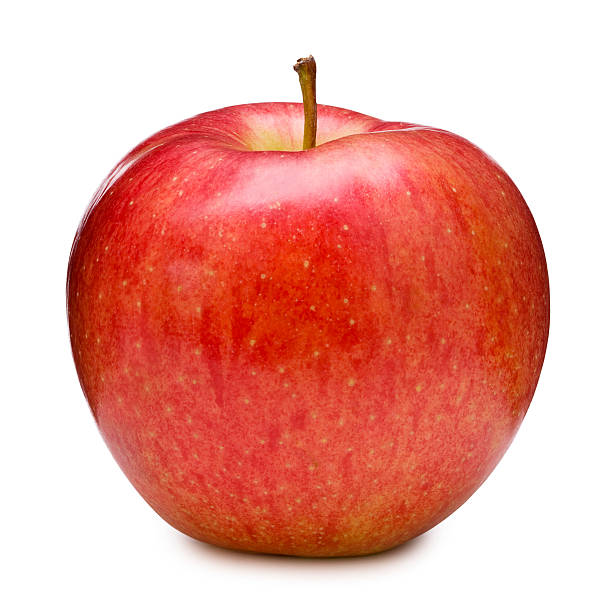
#> input picture dataset/Apples/apple1.jpg, 612 x 612 px; its folder holds only this picture in this run
$ python show_apple_features.py
#> lines starting #> are read from the running program, lines starting #| are printed output that depends on the picture; after the words box and inside, x2 and y2 are one past the last pixel; in counts of white or black regions, pixels touching at a corner belong together; long printed decimals are rounded
### get_color_channels.py
import numpy as np

def get_color_channels(image: np.ndarray):
    red, green, blu = image[..., 0], image[..., 1], image[..., 2]
    return red, green, blu

def get_normalized_colors(image: np.ndarray):
    red, green, blue = get_color_channels(image)
    red_mean = np.mean(red)
    green_mean = np.mean(green)
    blue_mean = np.mean(blue)
    normalized_red = red_mean / (red_mean + green_mean + blue_mean)
    normalized_green = green_mean / (red_mean + green_mean + blue_mean)
    normalized_blue = blue_mean / (red_mean + green_mean + blue_mean)
    return normalized_red, normalized_green, normalized_blue

### image_segmentation.py
from PIL import Image

def image_segmentation(image: Image):
    image = image.convert("L")
    threshold = 200
    image_threshold = image.point(lambda x: 255 if x > threshold else 0)
    return image_threshold

### convolution.py
import numpy as np


def convolution(image: np.ndarray, kernel: list | tuple) -> np.ndarray:
    if len(image.shape) == 3:
        m_i, n_i, c_i = image.shape
    elif len(image.shape) == 2:
        image = image[..., np.newaxis]
        m_i, n_i, c_i = image.shape
    else:
        raise Exception('Shape of image not supported')
    m_k, n_k = kernel.shape
    y_strides = m_i - m_k + 1
    x_strides = n_i - n_k + 1
    img = image.copy()
    output_shape = (m_i-m_k+1, n_i-n_k+1, c_i)
    output = np.zeros(output_shape, dtype=np.float32)
    count = 0
    output_tmp = output.reshape((output_shape[0] * output_shape[1], output_shape[2]))
    for i in range(y_strides):
        for j in range(x_strides):
            for c in range(c_i):
                sub_matrix = img[i:i+m_k, j:j+n_k, c]
                output_tmp[count, c] = np.sum(sub_matrix * kernel)
            count += 1
    output = output_tmp.reshape(output_shape)
    return output

### mced.py
from sobel_edge_detection import sobel_edge_detection
from non_max_suppression import non_max_suppression
from threshold_hysteresis import threshold_hysteresis
import numpy as np
from gaussian_blur import gaussianBlur
from to_gray import togray


def mced(image: np.ndarray, sigma: int | float, filter_shape, lowthreshold: float | int = 0.05, highthreshold: float | int = 0.09):
    blurred = gaussianBlur(image, sigma, filter_shape=filter_shape)[1] / 255
    squeezed_blurred = np.squeeze(blurred)
    padded = np.pad(squeezed_blurred, pad_width=1)
    G, theta = sobel_edge_detection(padded, "absolute")
    img = non_max_suppression(G, theta)
    img = threshold_hysteresis(img, lowthreshold, lowthreshold * 1.562)
    return img

### sobel_edge_detection.py
import numpy as np
from convolution import convolution


def sobel_edge_detection(image: np.ndarray, magnitude="euclidean"):
    Kx = np.array(
        [[-1, 0, 1],
         [-2, 0, 2],
         [-1, 0, 1]], np.float32
    )
    Ky = np.array(
        [[1, 2, 1],
         [0, 0, 0],
         [-1, -2, -1]], np.float32
    )
    Ix = convolution(image, Kx)
    Iy = convolution(image, Ky)
    G = None
    if magnitude == "euclidean":
        G = np.hypot(Ix, Iy)
    elif magnitude == "absolute":
        G = np.absolute(Ix) + np.absolute(Iy)
    G = G / G.max() * 255
    theta = np.arctan2(Iy, Ix)
    return np.squeeze(G), np.squeeze(theta)

### non_max_suppression.py
import numpy as np

def non_max_suppression(img, theta):
    M, N = img.shape
    Z = np.zeros((M, N), dtype=np.int32)
    angle = theta * 180. / np.pi
    angle[angle < 0] += 180
    for i in range(1, M-1):
        for j in range(1, N-1):
            q = 255
            r = 255
            if (0 <= angle[i, j] < 22.5) or (157.5 <= angle[i, j] <= 180):
                r = img[i, j-1]
                q = img[i, j+1]
            elif (22.5 <= angle[i, j] < 67.5):
                r = img[i-1, j+1]
                q = img[i+1, j-1]
            elif (67.5 <= angle[i, j] < 112.5):
                r = img[i-1, j]
                q = img[i+1, j]
            elif (112.5 <= angle[i, j] < 157.5):
                r = img[i+1, j+1]
                q = img[i-1, j-1]
            if (img[i, j] >= q) and (img[i, j] >= r):
                Z[i, j] = img[i, j]
            else:
                Z[i, j] = 0
    return Z

### threshold_hysteresis.py
import numpy as np

def threshold_hysteresis(img: np.ndarray, lowThresholdRatio=0.05, highThresholdRatio=0.09, weak=np.int32(25)):
    highThreshold = img.max() * highThresholdRatio
    lowThreshold = highThreshold * lowThresholdRatio
    M, N = img.shape
    res = np.zeros((M, N), dtype=np.int32)
    strong = np.int32(255)
    zeros = np.int32(0)
    zeros_i, zeros_j = np.where(img < lowThreshold)
    strong_i, strong_j = np.where(img >= highThreshold)
    weak_i, weak_j = np.where((img <= highThreshold) & (img >= lowThreshold))
    res[strong_i, strong_j] = strong
    res[weak_i, weak_j] = weak
    res[zeros_i, zeros_j] = zeros
    for i in range(1, M-1):
        for j in range(1, N-1):
            if (res[i, j] == weak):
                if (
                    (res[i+1, j-1] == strong) or (res[i+1, j] == strong) or
                    (res[i+1, j+1] == strong) or (res[i, j-1] == strong) or
                    (res[i, j+1] == strong) or (res[i-1, j-1] == strong) or
                    (res[i-1, j] == strong) or (res[i-1, j+1] == strong)
                ):
                    res[i, j] = strong
                else:
                    res[i, j] = 0
    return res

### get_center.py
import numpy as np
import math


def get_center(image: np.ndarray):
    height, width = image.shape
    return (math.floor(width / 2), math.floor(height / 2))

### get_average_radius.py
import numpy as np
import math

def get_average_radius(image: np.ndarray, x_center: int, y_center: int):
    coordinates = np.argwhere(image == 255)
    average_radius = 0
    for coordinate in coordinates:
        average_radius += math.sqrt((coordinate[0] - x_center)**2 + (coordinate[1] - y_center)**2)
    average_radius /= coordinates.shape[0]
    return average_radius

### gaussian_blur.py
import numpy as np
from convolution import convolution


def gaussianBlur(img: np.ndarray, sigma: float | int, filter_shape: list | tuple | None = None):
    if filter_shape == None:
        _ = 2 * int(4 * sigma + 0.5) + 1
        filter_shape = [_, _]
    gaussian_filter = np.zeros((filter_shape[0], filter_shape[1]), np.float32)
    size_y = filter_shape[0] // 2
    size_x = filter_shape[1] // 2
    x, y = np.mgrid[-size_y:size_y+1, -size_x:size_x+1]
    normal = 1 / (2.0 * np.pi * sigma**2)
    gaussian_filter = np.exp(-((x**2 + y**2) / (2.0*sigma**2))) * normal
    filtered = convolution(img, gaussian_filter)
    return gaussian_filter, filtered.astype(np.uint8)

### fruit_recognition.py
#th_green_intensity dovrebbe essere pari all'intensità di verde della mela verde con valore minore
#th_lower_radius e th_upper_radius intervallo diametri delle arance
#th_lower_intensity_diff è pari al valore minimo di diff delle arance th_upper_intensity_diff valore massimo ricavato dalle arance
def fruit_recognition(green_intensity, red_intensity, average_radius, th_green_intensity, th_lower_radius,
                      th_upper_radius, th_lower_intensity_diff, th_upper_intensity_diff):
    print("th_lower_radius: ", th_lower_radius)
    print("th_upper_radius: ", th_upper_radius)
    print("th_lower_intensity_diff: ", th_lower_intensity_diff)
    print("th_upper_intensity_diff: ", th_upper_intensity_diff)
    if green_intensity > red_intensity:
        if green_intensity < th_green_intensity:
            return "Orange Class"
        else:
            return "Apple Class"
    else:
        if th_lower_radius <= average_radius and average_radius <= th_upper_radius and th_lower_intensity_diff <= red_intensity - green_intensity and red_intensity - green_intensity <= th_upper_intensity_diff:
            return "Orange Class"
        else:
            return "Apple Class"

### show_apple_features.py
import numpy as np
from PIL import Image, ImageOps
import matplotlib.pyplot as plt
from image_segmentation import image_segmentation
from get_color_channels import get_normalized_colors
from mced import mced
from get_center import get_center
from get_average_radius import get_average_radius
from os import listdir
from os.path import isfile, join
from ced import ced
from fruit_recognition import fruit_recognition

path = "./dataset/Apples"
files = [f for f in listdir(path) if isfile(join(path, f))]
for filename in files:
    print("")
    print("File: ", filename, "--------------------")
    img = Image.open(path + "/" + filename)
#> img is the input picture: PIL image 612x612 RGB; mean R, G, B 234.1, 167.1, 157.2
    img = img.resize((251, 251))
#> img: PIL image 251x251 RGB
    grayscale_image = ImageOps.grayscale(img)
    red, green, blue = get_normalized_colors(np.array(img))
#> in get_color_channels, `red, green, blu = image[..., 0], image[..., 1], image[..., 2]`:
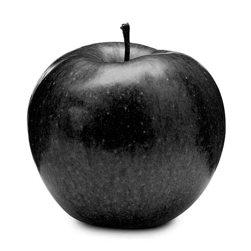
#> blu: shape (251, 251); min 0, max 255, mean 157.2
#> in get_normalized_colors, `red_mean = np.mean(red)`: red_mean = 234.1
#> in get_normalized_colors, `green_mean = np.mean(green)`: green_mean = 167.1
#> in get_normalized_colors, `blue_mean = np.mean(blue)`: blue_mean = 157.2
#> in get_normalized_colors, `normalized_red = red_mean / (red_mean + green_mean + blue_mean)`: normalized_red = 0.419
#> in get_normalized_colors, `normalized_green = green_mean / (red_mean + green_mean + blue_mean)`: normalized_green = 0.299
#> in get_normalized_colors, `normalized_blue = blue_mean / (red_mean + green_mean + blue_mean)`: normalized_blue = 0.282
#> red = 0.419; green = 0.299; blue = 0.282
    print("Red intensity: ", red)
#| Red intensity:  0.4193
    print("Green intensity: ", green)
#| Green intensity:  0.2992
    print("Red intensity - Green intensity: ", red - green)
#| Red intensity - Green intensity:  0.1201
    segmented_image = image_segmentation(grayscale_image)
#> in image_segmentation, `image_threshold = image.point(lambda x: 255 if x > threshold else 0)`:
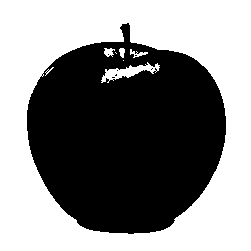
#> image_threshold: PIL image 251x251 L; 52.4% white; 7 black regions (6 under 20 px), largest, box (x1, y1, x2, y2) and area: (27, 23, 226, 234) 29988
    res = mced(np.array(segmented_image), 1.5, (10, 10))
#> after the loop in convolution, `for i in range(y_strides):`: count = 58081
#> in mced, `padded = np.pad(squeezed_blurred, pad_width=1)`:
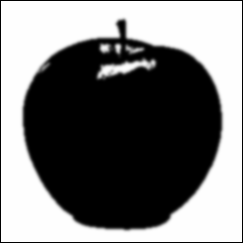
#> padded: shape (243, 243) float64; min 0, max 0.996, mean 0.474
#> in convolution (call 2), `output = output_tmp.reshape(output_shape)`:
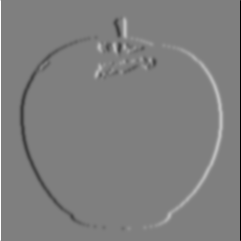
#> output: shape (241, 241, 1) float32; min -3.98, max 3.98, mean -1.68e-10; drawn with min black and max white
#> in non_max_suppression, `angle[angle < 0] += 180`:
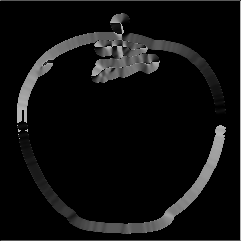
#> angle: shape (241, 241) float32; min 0, max 180, mean 15.3
#> after the loop in non_max_suppression, `for i in range(1, M-1):`:
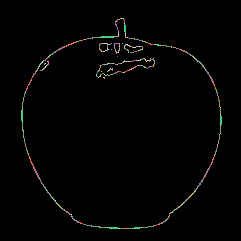
#> Z: shape (241, 241) int32; 83 distinct labels, from 0 to 116; one colour per label, 0 black
#> in threshold_hysteresis, `highThreshold = img.max() * highThresholdRatio`: highThreshold = 9.06
#> in threshold_hysteresis, `lowThreshold = highThreshold * lowThresholdRatio`: lowThreshold = 0.453
#> in threshold_hysteresis, `strong_i, strong_j = np.where(img >= highThreshold)`: strong_i = 1177 values from 18 to 228; strong_j = 1177 values, max 221 at index 726, min 21 at index 705, mean 119.7
#> in threshold_hysteresis, `weak_i, weak_j = np.where((img <= highThreshold) & (img >= lowThreshol..`: weak_i = empty array
#> in threshold_hysteresis, `res[weak_i, weak_j] = weak`:
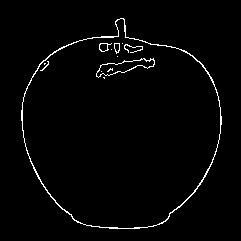
#> res: shape (241, 241) int32; 2% white in thin lines or dots, all inside (x1, y1, x2, y2) = (21, 18, 222, 229)
    (x_center, y_center) = get_center(res)
#> x_center = 120; y_center = 120
    average_radius = get_average_radius(res, x_center, y_center)
#> in get_average_radius, `coordinates = np.argwhere(image == 255)`: coordinates = 1177 pairs, first value 18 to 228, second value 21 to 221
#> the loop in get_average_radius, `for coordinate in coordinates:` made 1177 passes
#> (coordinate, average_radius) on passes 1 to 3: ([18, 120], 102), ([18, 121], 204), ([18, 122], 306)
#> after the loop in get_average_radius, `for coordinate in coordinates:`: average_radius = 106121.5
#> in get_average_radius, `average_radius /= coordinates.shape[0]`: average_radius = 90.16
#> average_radius = 90.16
    print("Average radius: ", average_radius)
#| Average radius:  90.163
    print(fruit_recognition(green, red, average_radius, 0.34123, 70, 90, 0, 0.11))
#| Apple Class

$ run again, on dataset/Apples/apple5.jpg
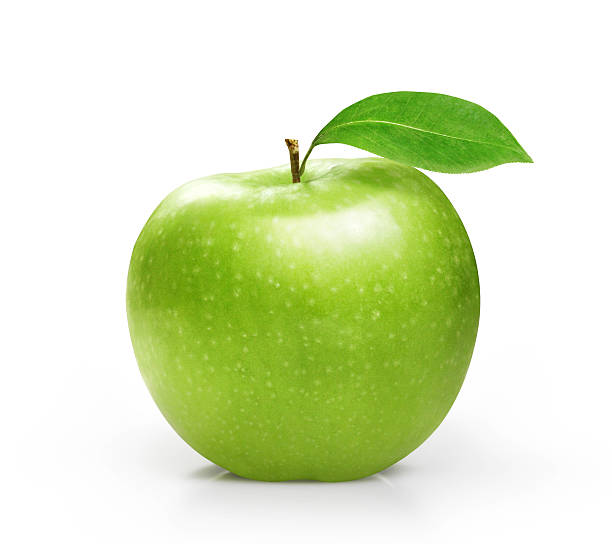
#> input picture dataset/Apples/apple5.jpg, 612 x 544 px
#> img is the input picture: PIL image 612x544 RGB; mean R, G, B 218.2, 230.9, 190.4
#> img: PIL image 251x251 RGB
#> red_mean = 218.2
#> green_mean = 230.9
#> blue_mean = 190.4
#> normalized_red = 0.341
#> normalized_green = 0.361
#> normalized_blue = 0.298
#> `red, green, blue = get_normalized_colors(np.array(img))`: red = 0.341; green = 0.361; blue = 0.298
#| Red intensity:  0.3412
#| Green intensity:  0.361
#| Red intensity - Green intensity:  -0.01974
#> in image_segmentation, `image_threshold = image.point(lambda x: 255 if x > threshold else 0)`:
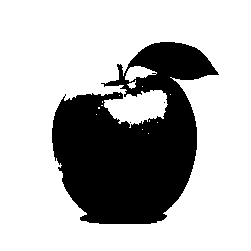
#> image_threshold: PIL image 251x251 L; 71.6% white; 3 black regions (2 under 20 px), largest, box (x1, y1, x2, y2) and area: (52, 42, 219, 224) 17908
#> after the loop in convolution, `for i in range(y_strides):`: count = 58081
#> highThreshold = 9.06
#> lowThreshold = 0.453
#> strong_i = 1259 values from 36 to 219; strong_j = 1259 values, max 213 at index 239, min 46 at index 854, mean 130
#> weak_i = 54 values from 79 to 130; weak_j = 54 values, max 167 at index 11, min 89 at index 16, mean 132.4
#> after the loop in threshold_hysteresis, `for i in range(1, M-1):`:
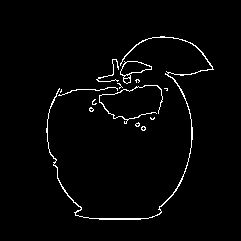
#> res: shape (241, 241) int32; 2.3% white in thin lines or dots, all inside (x1, y1, x2, y2) = (46, 36, 214, 220)
#> x_center = 120
#> coordinates = 1311 pairs, first value 36 to 219, second value 46 to 213
#> the loop in get_average_radius, `for coordinate in coordinates:` made 1311 passes
#> (coordinate, average_radius) on passes 1 to 3: ([36, 160], 93.04), ([36, 161], 186.5), ([36, 162], 280.4)
#> after the loop in get_average_radius, `for coordinate in coordinates:`: average_radius = 86289.4
#> in get_average_radius, `average_radius /= coordinates.shape[0]`: average_radius = 65.82
#| Average radius:  65.820
#| Apple Class

$ run again, on dataset/Apples/apple6.jpg
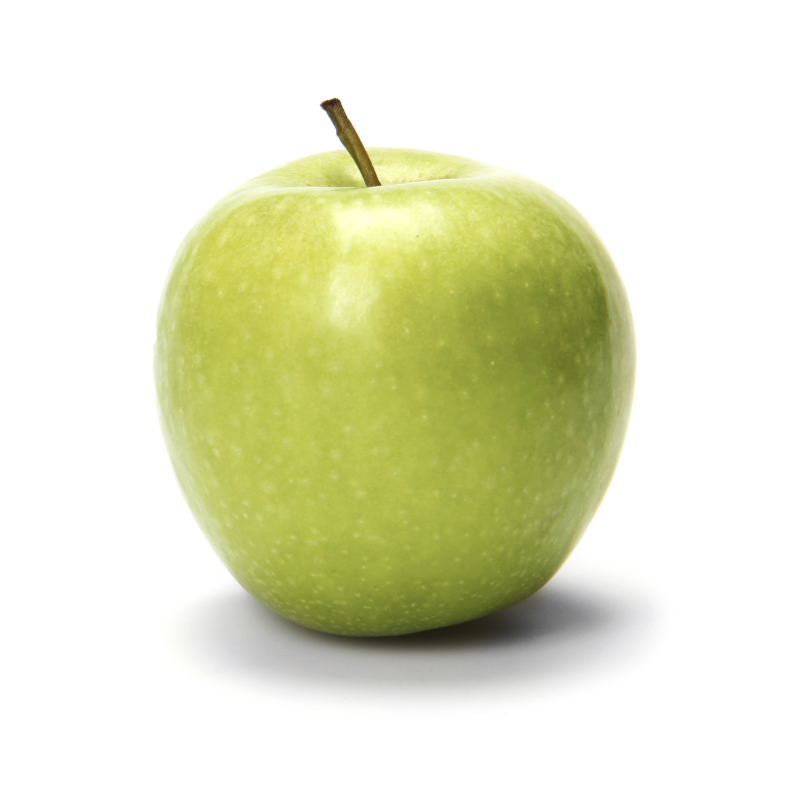
#> input picture dataset/Apples/apple6.jpg, 2400 x 2400 px (shown at 1/3 size)
#> img is the input picture: PIL image 2400x2400 RGB; mean R, G, B 228, 230.2, 201.5
#> img: PIL image 251x251 RGB
#> red_mean = 228
#> green_mean = 230.2
#> blue_mean = 201.5
#> normalized_red = 0.346
#> normalized_green = 0.349
#> normalized_blue = 0.305
#> `red, green, blue = get_normalized_colors(np.array(img))`: red = 0.346; green = 0.349; blue = 0.305
#| Red intensity:  0.3456
#| Green intensity:  0.349
#| Red intensity - Green intensity:  -0.003341
#> in image_segmentation, `image_threshold = image.point(lambda x: 255 if x > threshold else 0)`:
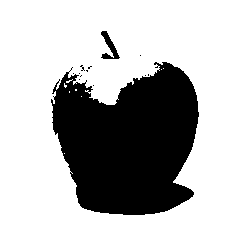
#> image_threshold: PIL image 251x251 L; 73.4% white; 13 black regions (11 under 20 px), largest, box (x1, y1, x2, y2) and area: (51, 62, 199, 215) 16528, (101, 31, 120, 59) 218
#> after the loop in convolution, `for i in range(y_strides):`: count = 58081
#> highThreshold = 9.06
#> lowThreshold = 0.453
#> strong_i = 1027 values from 26 to 210; strong_j = 1027 values, max 193 at index 613, min 45 at index 554, mean 112.7
#> weak_i = 25 values from 48 to 93; weak_j = 25 values, max 137 at index 4, min 64 at index 13, mean 104
#> after the loop in threshold_hysteresis, `for i in range(1, M-1):`:
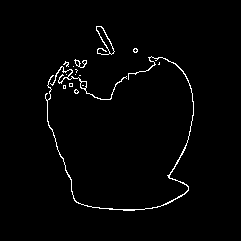
#> res: shape (241, 241) int32; 1.8% white in thin lines or dots, all inside (x1, y1, x2, y2) = (45, 26, 194, 211)
#> x_center = 120
#> coordinates = 1049 pairs, first value 26 to 210, second value 45 to 193
#> the loop in get_average_radius, `for coordinate in coordinates:` made 1049 passes
#> (coordinate, average_radius) on passes 1 to 3: ([26, 96], 97.02), ([26, 97], 193.8), ([26, 98], 290.3)
#> after the loop in get_average_radius, `for coordinate in coordinates:`: average_radius = 76346.6
#> in get_average_radius, `average_radius /= coordinates.shape[0]`: average_radius = 72.78
#| Average radius:  72.780
#| Apple Class

$ run again, on dataset/Apples/apple2.jpg
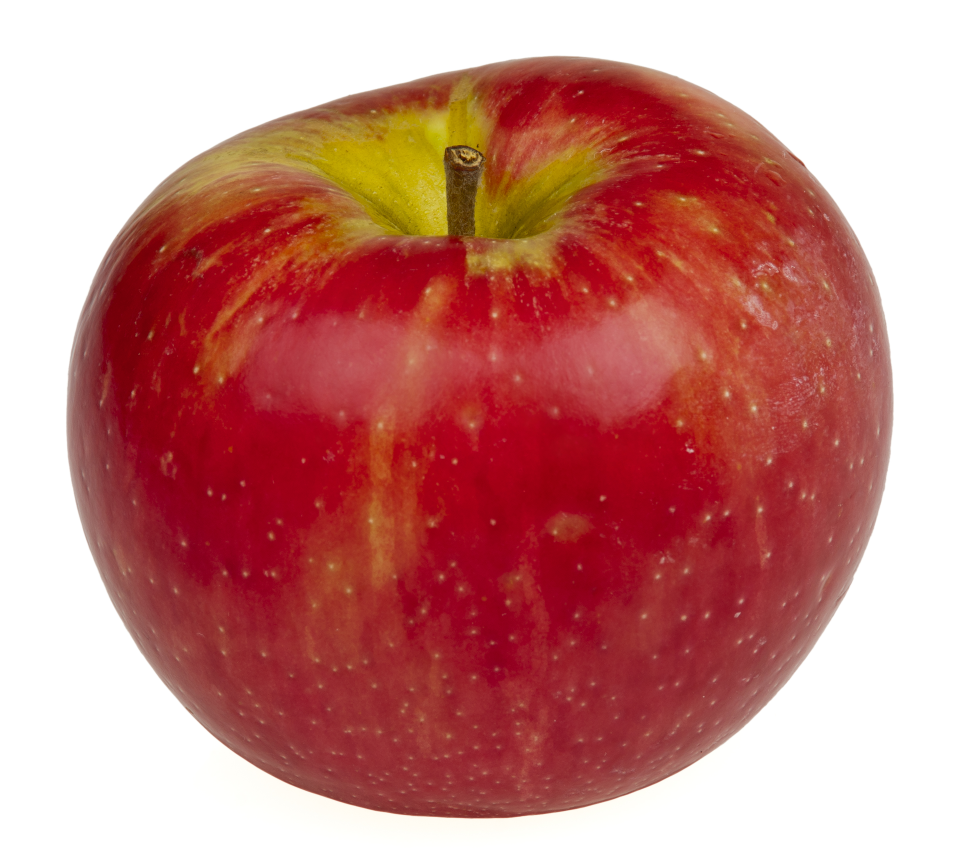
#> input picture dataset/Apples/apple2.jpg, 2880 x 2600 px (shown at 1/3 size)
#> img is the input picture: PIL image 2880x2600 RGB; mean R, G, B 199, 133.2, 129.2
#> img: PIL image 251x251 RGB
#> red_mean = 199
#> green_mean = 133.1
#> blue_mean = 129.2
#> normalized_red = 0.431
#> normalized_green = 0.289
#> normalized_blue = 0.28
#> `red, green, blue = get_normalized_colors(np.array(img))`: red = 0.431; green = 0.289; blue = 0.28
#| Red intensity:  0.4314
#| Green intensity:  0.2886
#| Red intensity - Green intensity:  0.1427
#> image_threshold: PIL image 251x251 L; 39.8% white; 1 white region, box (x1, y1, x2, y2) and area: (0, 0, 251, 251) 25098
#> after the loop in convolution, `for i in range(y_strides):`: count = 58081
#> highThreshold = 9.06
#> lowThreshold = 0.453
#> strong_i = 909 values from 10 to 232; strong_j = 909 values, max 228 at index 395, min 12 at index 402, mean 122.1
#> weak_i = empty array
#> in threshold_hysteresis, `res[weak_i, weak_j] = weak`:
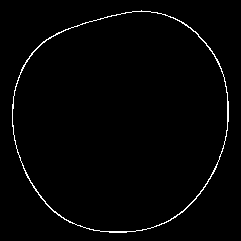
#> res: shape (241, 241) int32; 1.6% white in thin lines or dots, all inside (x1, y1, x2, y2) = (12, 10, 229, 233)
#> x_center = 120
#> coordinates = 909 pairs, first value 10 to 232, second value 12 to 228
#> the loop in get_average_radius, `for coordinate in coordinates:` made 909 passes
#> (coordinate, average_radius) on passes 1 to 3: ([10, 141], 112), ([11, 132], 221.6), ([11, 133], 331.4)
#> after the loop in get_average_radius, `for coordinate in coordinates:`: average_radius = 99932.8
#> in get_average_radius, `average_radius /= coordinates.shape[0]`: average_radius = 109.9
#| Average radius:  109.937
#| Apple Class
